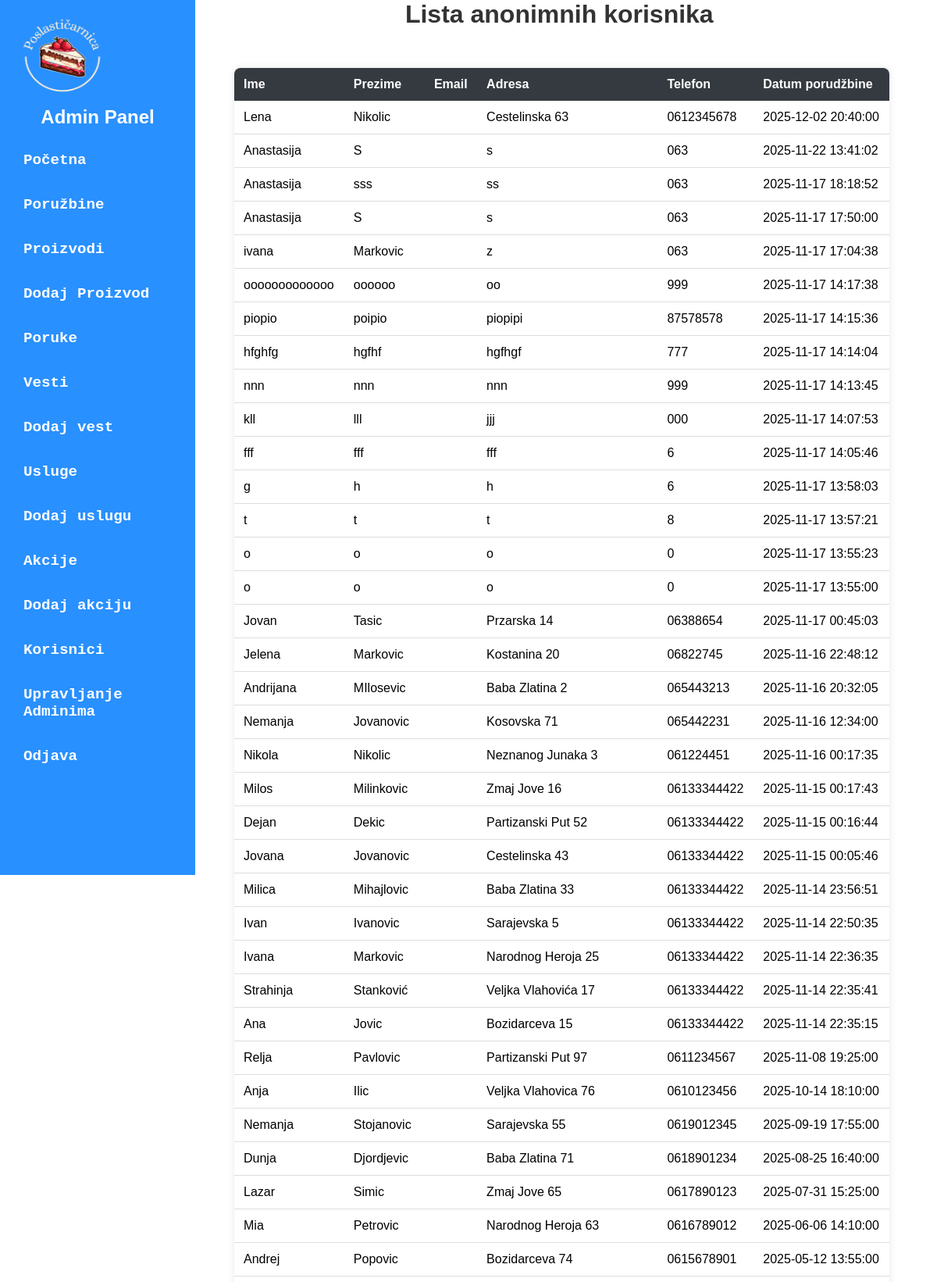
Screenshot of /admin/admin-dashboard.php?page=anonimniKorisnici (upper part) with the database file from the repository.
### tables this page shows
CREATE TABLE IF NOT EXISTS `porudzbina` (
  `id` int(10) unsigned NOT NULL AUTO_INCREMENT,
  `ime` varchar(50) NOT NULL,
  `prezime` varchar(50) NOT NULL,
  `email` varchar(50) DEFAULT '',
  `adresa` varchar(100) NOT NULL,
  `telefon` varchar(20) NOT NULL,
  `nacin_placanja` varchar(30) NOT NULL DEFAULT 'gotovina',
  `datum_porudzbine` datetime NOT NULL DEFAULT current_timestamp(),
  PRIMARY KEY (`id`) USING BTREE
);

### admin/model/anonimniKorisniciModel.php (called while the page is built)
<?php
 include_once __DIR__ . '/../config/database.php';
$query = "SELECT p.ime, p.prezime, p.email, p.adresa, p.telefon, p.datum_porudzbine
    FROM porudzbina p
    LEFT JOIN user u ON p.email = u.email
    WHERE u.id IS NULL
    ORDER BY p.datum_porudzbine DESC
";
$query_run = mysqli_query($con, $query);
if ($query_run && mysqli_num_rows($query_run) > 0) {
    $anonimni = mysqli_fetch_all($query_run, MYSQLI_ASSOC);
} else {
    $anonimni = [];
}
?>

### admin/view/anonimniKorisnici.php (the view, shortened to what this page needs)
<!DOCTYPE html>
<html lang="sr">
<head>
    <link rel="stylesheet" href="./public/table-style.css">
    <link rel="stylesheet" href="./public/pop-up.css">
    <link rel="stylesheet" href="./public/message-session.css">
</head>
<body>
    <h1>Lista anonimnih korisnika</h1>
 <table>
    <thead>
        <tr>
            <th>Ime</th>
            <th>Prezime</th>
            <th>Email</th>
            <th>Adresa</th>
            <th>Telefon</th>
            <th>Datum porudžbine</th>
        </tr>
    </thead>
    <tbody>
        <?php if(!empty($anonimni)): ?>
            <?php foreach ($anonimni as $anoniman): ?>
                <tr>
                    <td><?= htmlspecialchars($anoniman['ime']) ?></td>
                    <td><?= htmlspecialchars($anoniman['prezime']) ?></td>
                    <td><?= htmlspecialchars($anoniman['email']) ?></td>
                    <td><?= htmlspecialchars($anoniman['adresa']) ?></td>
                    <td><?= htmlspecialchars($anoniman['telefon']) ?></td>
                    <td><?= $anoniman['datum_porudzbine'] ?></td>
                </tr>
            <?php endforeach; ?>
        <?php else: ?>
            <tr>
                <td colspan="6">Nema anonimnih korisnika.</td>
            </tr>
        <?php endif; ?>
    </tbody>
</table>
</body>
</html>

### admin/public/admin-nav.css (style rules this page uses)
* { margin: 0; padding: 0; box-sizing: border-box; font-family: Arial, sans-serif; }

### admin/public/table-style.css (style rules this page uses)
h1 { text-align: center; color: #333; }
table { width: 90%; margin: 50px; border-collapse: collapse; background-color: white; box-shadow: 0px 0px 10px rgba(0, 0, 0, 0.1); border-radius: 8px; overflow: hidden; }
th { background-color: #343a40; color: white; padding: 12px; text-align: left; }
td { padding: 12px; border-bottom: 1px solid #ddd; }

### rows the page displays
porudzbina: ime "Lena", prezime "Nikolic", adresa "Cestelinska 63", telefon "0612345678", datum_porudzbine "2025-12-02 20:40:00"
porudzbina: ime "Anastasija", prezime "S", adresa "s", telefon "063", datum_porudzbine "2025-11-22 13:41:02"
porudzbina: ime "Anastasija", prezime "sss", adresa "ss", telefon "063", datum_porudzbine "2025-11-17 18:18:52"
porudzbina: ime "Anastasija", prezime "S", adresa "s", telefon "063", datum_porudzbine "2025-11-17 17:50:00"
porudzbina: ime "ivana", prezime "Markovic", adresa "z", telefon "063", datum_porudzbine "2025-11-17 17:04:38"
porudzbina: ime "ooooooooooooo", prezime "oooooo", adresa "oo", telefon "999", datum_porudzbine "2025-11-17 14:17:38"
porudzbina: ime "piopio", prezime "poipio", adresa "piopipi", telefon "87578578", datum_porudzbine "2025-11-17 14:15:36"
porudzbina: ime "hfghfg", prezime "hgfhf", adresa "hgfhgf", telefon "777", datum_porudzbine "2025-11-17 14:14:04"
porudzbina: ime "nnn", prezime "nnn", adresa "nnn", telefon "999", datum_porudzbine "2025-11-17 14:13:45"
porudzbina: ime "kll", prezime "lll", adresa "jjj", telefon "000", datum_porudzbine "2025-11-17 14:07:53"
porudzbina: ime "fff", prezime "fff", adresa "fff", telefon "6", datum_porudzbine "2025-11-17 14:05:46"
porudzbina: ime "g", prezime "h", adresa "h", telefon "6", datum_porudzbine "2025-11-17 13:58:03"
porudzbina: ime "t", prezime "t", adresa "t", telefon "8", datum_porudzbine "2025-11-17 13:57:21"
porudzbina: ime "o", prezime "o", adresa "o", telefon "0", datum_porudzbine "2025-11-17 13:55:23"
porudzbina: ime "o", prezime "o", adresa "o", telefon "0", datum_porudzbine "2025-11-17 13:55:00"
porudzbina: ime "Jovan", prezime "Tasic", adresa "Przarska 14", telefon "06388654", datum_porudzbine "2025-11-17 00:45:03"
porudzbina: ime "Jelena", prezime "Markovic", adresa "Kostanina 20", telefon "06822745", datum_porudzbine "2025-11-16 22:48:12"
porudzbina: ime "Andrijana", prezime "MIlosevic", adresa "Baba Zlatina 2", telefon "065443213", datum_porudzbine "2025-11-16 20:32:05"
porudzbina: ime "Nemanja", prezime "Jovanovic", adresa "Kosovska 71", telefon "065442231", datum_porudzbine "2025-11-16 12:34:00"
porudzbina: ime "Nikola", prezime "Nikolic", adresa "Neznanog Junaka 3", telefon "061224451", datum_porudzbine "2025-11-16 00:17:35"
porudzbina: ime "Milos", prezime "Milinkovic", adresa "Zmaj Jove 16", telefon "06133344422", datum_porudzbine "2025-11-15 00:17:43"
porudzbina: ime "Dejan", prezime "Dekic", adresa "Partizanski Put 52", telefon "06133344422", datum_porudzbine "2025-11-15 00:16:44"
porudzbina: ime "Jovana", prezime "Jovanovic", adresa "Cestelinska 43", telefon "06133344422", datum_porudzbine "2025-11-15 00:05:46"
porudzbina: ime "Milica", prezime "Mihajlovic", adresa "Baba Zlatina 33", telefon "06133344422", datum_porudzbine "2025-11-14 23:56:51"
porudzbina: ime "Ivan", prezime "Ivanovic", adresa "Sarajevska 5", telefon "06133344422", datum_porudzbine "2025-11-14 22:50:35"
porudzbina: ime "Ivana", prezime "Markovic", adresa "Narodnog Heroja 25", telefon "06133344422", datum_porudzbine "2025-11-14 22:36:35"
porudzbina: ime "Strahinja", prezime "Stanković", adresa "Veljka Vlahovića 17", telefon "06133344422", datum_porudzbine "2025-11-14 22:35:41"
porudzbina: ime "Ana", prezime "Jovic", adresa "Bozidarceva 15", telefon "06133344422", datum_porudzbine "2025-11-14 22:35:15"
porudzbina: ime "Relja", prezime "Pavlovic", adresa "Partizanski Put 97", telefon "0611234567", datum_porudzbine "2025-11-08 19:25:00"
porudzbina: ime "Anja", prezime "Ilic", adresa "Veljka Vlahovica 76", telefon "0610123456", datum_porudzbine "2025-10-14 18:10:00"
porudzbina: ime "Nemanja", prezime "Stojanovic", adresa "Sarajevska 55", telefon "0619012345", datum_porudzbine "2025-09-19 17:55:00"
porudzbina: ime "Dunja", prezime "Djordjevic", adresa "Baba Zlatina 71", telefon "0618901234", datum_porudzbine "2025-08-25 16:40:00"
porudzbina: ime "Lazar", prezime "Simic", adresa "Zmaj Jove 65", telefon "0617890123", datum_porudzbine "2025-07-31 15:25:00"
porudzbina: ime "Mia", prezime "Petrovic", adresa "Narodnog Heroja 63", telefon "0616789012", datum_porudzbine "2025-06-06 14:10:00"
porudzbina: ime "Andrej", prezime "Popovic", adresa "Bozidarceva 74", telefon "0615678901", datum_porudzbine "2025-05-12 13:55:00"
